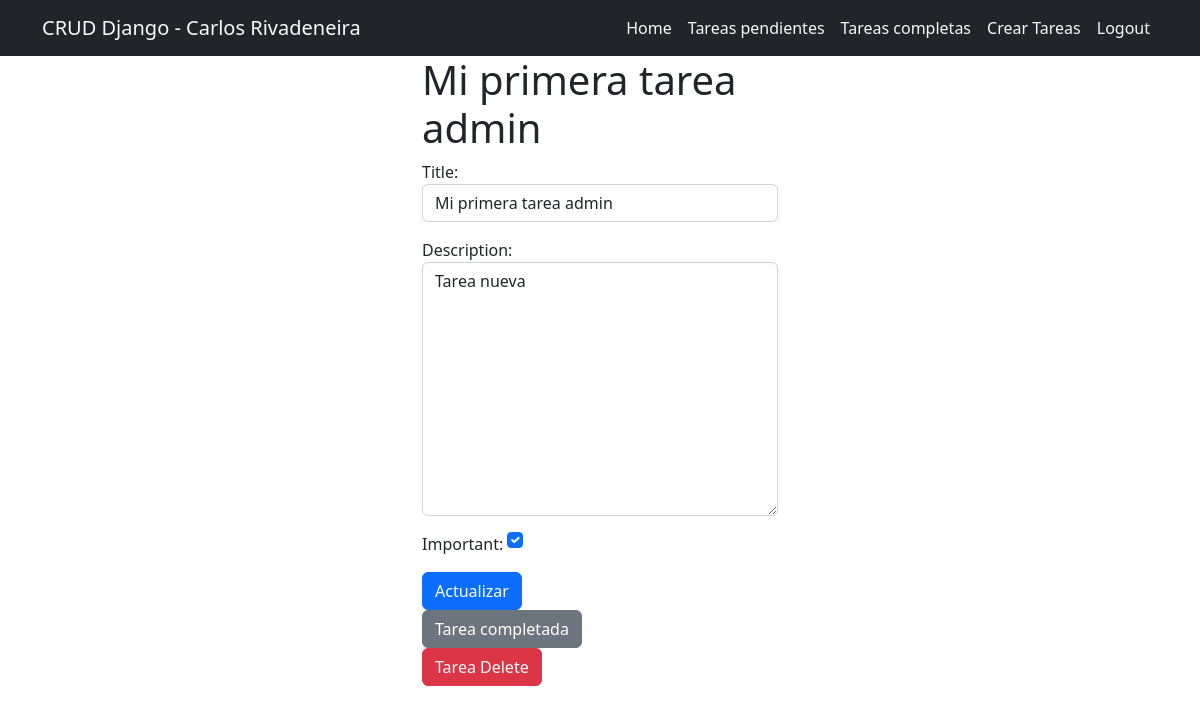
/tasks/1/ (signed in), run on the app's committed database.
### tasks/models.py (models this page shows, shortened)
class Task(models.Model):
    title = models.CharField(max_length=100)
    description = models.TextField(blank=True)
    created = models.DateTimeField(auto_now_add=True)
    datecompleted = models.DateTimeField(null=True, blank=True)
    important = models.BooleanField(default=False)
    user = models.ForeignKey(User, on_delete=models.CASCADE)

### tasks/views.py (the view, shortened to what this page needs)
# urls.py: path('tasks/<int:task_id>/', views.taskDetail, name='taskDetail'),
@login_required
def taskDetail(request, task_id):
    if request.method == 'GET':
        task = get_object_or_404(Task, pk=task_id, user=request.user)
        form = TaskForm(instance=task)
        return render(request, 'taskDetail.html', {'task': task, 'form': form})

### tasks/forms.py
class TaskForm(forms.ModelForm):
    class Meta:
        model = Task
        fields = ['title', 'description', 'important']
        widgets = {
            'title': forms.TextInput(attrs={'class': 'form-control', 'placeholder': 'Escribe un título'}),
            'description': forms.Textarea(attrs={'class': 'form-control', 'placeholder': 'Escribe una descripción'}),
            'important': forms.CheckboxInput(attrs={'class': 'form-check-input m-auto'})
        }

### tasks/templates/taskDetail.html (shortened to what this page needs)
{% extends 'base.html' %}
{% block content %}
<main class="container">
    <div class="row">
        <div class="col-md-4 offset-md-4">
            <h1>{{task.title}}</h1>
            <div>
                <form method="POST">
                    {{form.as_p}}
                    <button class="btn btn-primary">
                        Actualizar
                    </button>
                </form>
                <form action="{% url 'completeTask' task.id %}"  method="POST">
                    <button class="btn btn-secondary">
                        Tarea completada
                    </button>
                </form>
                <form action="{% url 'deleteTask' task.id %}"  method="POST">
                    <button class="btn btn-danger">
                        Tarea Delete
                    </button>
                </form>
            </div>
        </div>
    </div>
</main>
{% endblock %}

### data on the page
Task: title "Mi primera tarea admin", description "Tarea nueva", important "☑"
